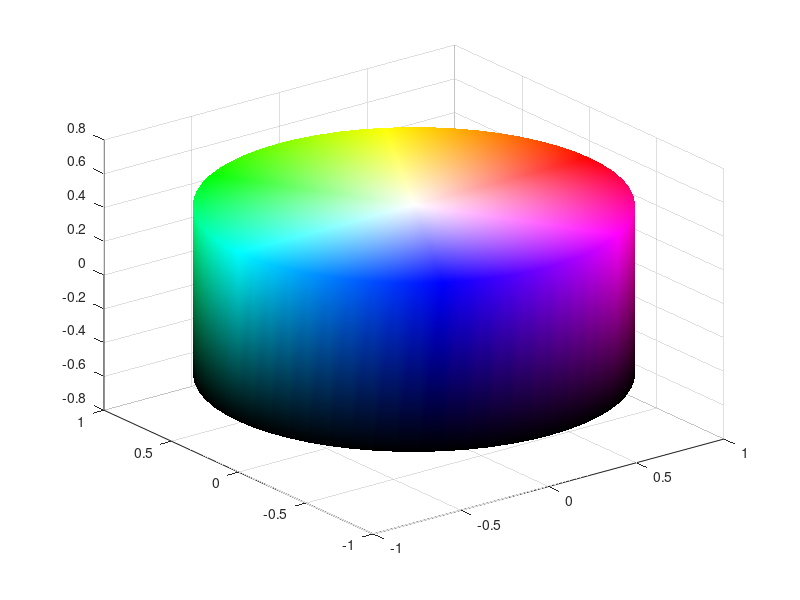

Here is the MATLAB script that generated this plot: (Note: this script raises an error after producing the figure.)
clear all
close all
%% Cylinder
numOFVert = 60;
vertsPolarAngle = linspace(0, 2*pi, numOFVert+1)';
vertsX = cos(vertsPolarAngle);
vertsY = sin(vertsPolarAngle);

% Define Vertices
topVerts = [];
topVertIndex = [];
botVerts = [];
botVertIndex = [];

top_mid = numOFVert+1;
bot_mid = numOFVert*2+2;

for i = 1 : numOFVert;
    topVerts = [topVerts; vertsX(i), vertsY(i), 0.5];
    topVertIndex = [topVertIndex; i];
    botVerts = [botVerts; vertsX(i), vertsY(i), -0.5];
    botVertIndex = [botVertIndex; top_mid+i];
end

topVerts = [topVerts; 0, 0, 0.5];
topVertIndex = [topVertIndex; top_mid];

botVerts = [botVerts; 0, 0, -0.5];
botVertIndex = [botVertIndex; bot_mid];

verts = [ topVerts; botVerts ];

% Define Colors
topColor = [];
botColor = [];

for i = 1 : numOFVert;
    topColor = [topColor; vertsPolarAngle(i)/(2*pi), 1, 1];
end
topColor = [topColor; 0, 0, 1];
for i = 1 : numOFVert;
    botColor = [botColor; vertsPolarAngle(i)/(2*pi), 1, 0];
end
botColor = [botColor; 0, 0, 0];
vertColors = [ topColor; botColor ];
vertColors = hsv2rgb(vertColors);

% Empty faces list
faces = [];

% Top faces
for i = 1 : numOFVert;
    if(i == numOFVert)
        faces = [faces; i, 1, top_mid];
    else
        faces = [faces; i, i+1, top_mid];
    end
end

% Side faces
for vertI = 1 : numOFVert;
	faceVert1 = topVertIndex( mod(vertI,numOFVert)+1 );
	faceVert2 = topVertIndex( vertI );
	faceVert3 = botVertIndex( vertI );
    faces = [ faces ; faceVert1, faceVert2, faceVert3];
end
for vertI = 1 : numOFVert;
	faceVert1 = topVertIndex( mod(vertI,numOFVert)+1 );
	faceVert2 = botVertIndex( vertI );
	faceVert3 = botVertIndex( mod(vertI,numOFVert)+1 );
    faces = [ faces ; faceVert1, faceVert2, faceVert3];
end
% Bottom faces
for i = 1 : numOFVert;
    if(i == numOFVert)
        faces = [faces; top_mid+i, top_mid+1, bot_mid];
    else
        faces = [faces; top_mid+i, top_mid+i+1, bot_mid];
    end
end

% Show RGB Cube in 3D figure
trisurf(faces,verts(:,1),verts(:,2),verts(:,3),'FaceVertexCData', vertColors,'FaceColor','interp', 'EdgeAlpha', 0);

%% show the obj file at 3D figure
al = fopen('al7KC.obj');

vertex_al = fscanf(al,'v %f %f %f %f %f %f\n',[6, Inf])';
faces_al = fscanf(al,'f %f %f %f\n',[3, Inf])';

vertexOBJ = vertex_al(:,1:3);
facesOBJ = faces_al;
colorsOBJ = vertex_al(:,4:6);
OBJnumVer = size(vertexOBJ(:,1));
OBJmax_x = -Inf;
OBJmax_y = -Inf;
OBJmax_z = -Inf;
OBJmin_x = Inf;
OBJmin_y = Inf;
OBJmin_z = Inf;
for i = 1 : OBJnumVer;
    if(vertexOBJ(i,1) > OBJmax_x)
        OBJmax_x = vertexOBJ(i,1);
    end
    if(vertexOBJ(i,1) < OBJmin_x)
        OBJmin_x = vertexOBJ(i,1);
    end
    
    if(vertexOBJ(i,2) > OBJmax_y)
        OBJmax_y = vertexOBJ(i,2);
    end
    if(vertexOBJ(i,2) < OBJmin_y)
        OBJmin_y = vertexOBJ(i,2);
    end
    
    if(vertexOBJ(i,3) > OBJmax_z)
        OBJmax_z = vertexOBJ(i,3);
    end
    if(vertexOBJ(i,3) < OBJmin_z)
        OBJmin_z = vertexOBJ(i,3);
    end
end

OBJmid_x = (OBJmax_x+OBJmin_x)/2;
OBJmid_y = (OBJmax_y+OBJmin_y)/2;
OBJmid_z = (OBJmax_z+OBJmin_z)/2;

for i = 1 : OBJnumVer;
    vertexOBJ(i,1) = vertexOBJ(i,1) - OBJmid_x;
    vertexOBJ(i,2) = vertexOBJ(i,2) - OBJmid_y;
    vertexOBJ(i,3) = vertexOBJ(i,3) - OBJmid_z;
end

%% Adding the HSV color cylinder onto the same world space as al7KC.obj, and then do some transformation
% (Hint) You can try to combine 2 objects' vertices, faces together
v(:, 1) = verts(:,1);
v(:, 2) = verts(:,2)+2.5;
v(:, 3) = verts(:,3)-2.5;

faces = faces + size(vertexOBJ,1);
BindF = [facesOBJ; faces];
BindV = [vertexOBJ; v];
BindC = [colorsOBJ; vertColors];

figure;
trisurf(BindF,BindV(:,1),BindV(:,2),BindV(:,3),'FaceVertexCData', BindC,'FaceColor','interp', 'EdgeAlpha', 0);

%% (d) Lighting Style
% Point light
figure;
trisurf(BindF,BindV(:,1),BindV(:,2),BindV(:,3),'FaceVertexCData', BindC,'FaceColor','interp', 'EdgeAlpha', 0);  
light('Position',[0.0,0.0,3.5], 'Style', 'local');
lighting phong;

% Directional light
figure;
trisurf(BindF,BindV(:,1),BindV(:,2),BindV(:,3),'FaceVertexCData', BindC,'FaceColor','interp', 'EdgeAlpha', 0);  
light('Position',[0.0,0.0,3.5], 'Style', 'infinite');
lighting phong;

%% (e) Lighting Material
figure;
trisurf(BindF,BindV(:,1),BindV(:,2),BindV(:,3),'FaceVertexCData', BindC,'FaceColor','interp', 'EdgeAlpha', 0);  
material([1.0 0.0 0.0]);
light('Position',[0.0,0.0,3.5]);
lighting phong;

figure;
trisurf(BindF,BindV(:,1),BindV(:,2),BindV(:,3),'FaceVertexCData', BindC,'FaceColor','interp', 'EdgeAlpha', 0);  
material([0.1 1.0 0.0]);
light('Position',[0.0,0.0,3.5]);
lighting phong;

figure;
trisurf(BindF,BindV(:,1),BindV(:,2),BindV(:,3),'FaceVertexCData', BindC,'FaceColor','interp', 'EdgeAlpha', 0);  
material([0.1 0.1 1.0]);
light('Position',[0.0,0.0,3.5]);
lighting phong;

figure;
trisurf(BindF,BindV(:,1),BindV(:,2),BindV(:,3),'FaceVertexCData', BindC,'FaceColor','interp', 'EdgeAlpha', 0);  
material([0.1 0.8 1.0]);
light('Position',[0.0,0.0,3.5]);
lighting phong;